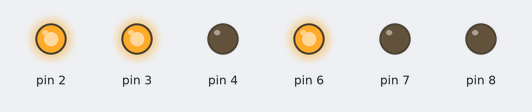
This sketch was run on a simulated Arduino Uno, built with avr-gcc and run on an emulated ATmega328P. Parts: output pins drawn as LEDs (lit = HIGH).

Above: at 0.1 s.
At 7.6 s:
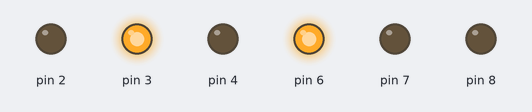
At 15.6 s:
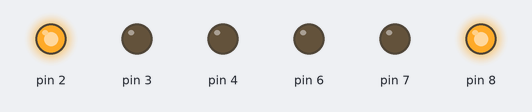
At 21.6 s:
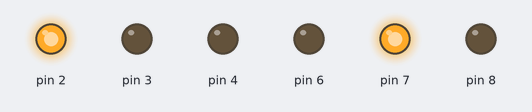
At 27.6 s:
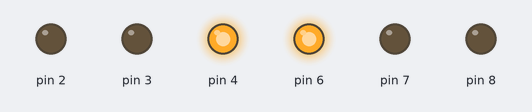
At 38.1 s:
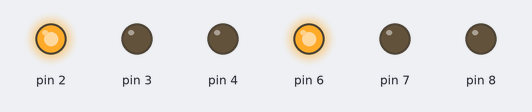
Timing chart, 0 to 39.6 s (numbered marks = the images above):
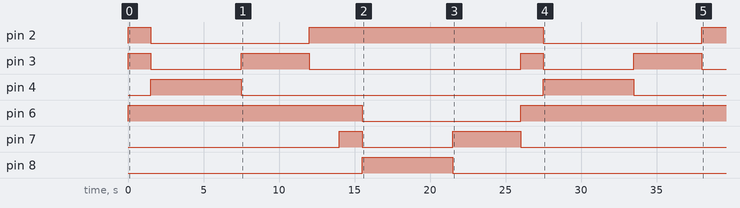

The sketch:

TrafficLightSequence.ino
```cpp
#include <TrafficLight.h>

TrafficLight lights1(2,3,4);
TrafficLight lights2(6,7,8);

void setup() {
  // put your setup code here, to run once:
  digitalWrite(6, LOW);
  lights1.OnStart();
  lights2.OnStart();

}

void loop() {

  lights1.LightSequence(1500);

  delay(2000);

  lights2.LightSequence(1500);

}
```

TrafficLight.cpp
```cpp
#include "Arduino.h"
#include "TrafficLight.h"

//Sets the pins
TrafficLight::TrafficLight(int rpin, int ypin, int gpin){
  pinMode(rpin, OUTPUT);
  _rpin= rpin;

  pinMode(ypin, OUTPUT);
  _ypin= ypin;

  pinMode(gpin, OUTPUT);
  _gpin= gpin;

}

void TrafficLight::LightSequence(int lightTime){
  digitalWrite(_ypin, HIGH);
  delay(lightTime);
  digitalWrite(_rpin, LOW);
  digitalWrite(_ypin, LOW);

  digitalWrite(_gpin, HIGH);
  delay(lightTime * 4);
  digitalWrite(_gpin, LOW);


  digitalWrite(_ypin, HIGH);
  delay(lightTime  * 3);

  digitalWrite(_ypin, LOW);
  digitalWrite(_rpin, HIGH);
}

void TrafficLight::OnStart(){
  //switches the red light on for all traffic lights to prevent traffic lights with no lights on during the first cycle.
  digitalWrite(_rpin, HIGH);

}
```

TrafficLight.h
```cpp
#ifndef TrafficLight_h
#define TrafficLight_h

#include "Arduino.h"

class TrafficLight{
  public:
    TrafficLight(int r_pin, int y_pin, int g_pin);

    void LightSequence(int lightTime);
    void OnStart();


  private:
    int _rpin;
    int _ypin;
    int _gpin;

};

#endif
```

Measured:
- by itself, pin 2: alternates HIGH for 15.5 s and LOW for 10.5 s
- by itself, pin 3: LOW → HIGH at 0.00 s, → LOW 1.5 s later, → HIGH 6.0 s later, → LOW 4.5 s later, … (8 changes in this stretch)
- by itself, pin 4: alternates HIGH for 6.0 s and LOW for 20.0 s
- by itself, pin 6: HIGH → LOW at 15.5 s, → HIGH 10.5 s later
- by itself, pin 7: LOW → HIGH at 14.0 s, → LOW 1.5 s later, → HIGH 6.0 s later, → LOW 4.5 s later
- by itself, pin 8: LOW → HIGH at 15.5 s, → LOW 6.0 s later
